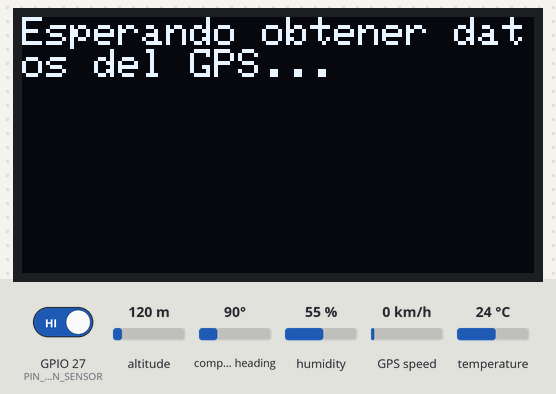
The sketch below on a simulated ESP32. Shown: 128×64 one-colour display. Inputs (shaded band) come from the test bench; at power-on: humidity 55 %, altitude 120 m, temperature 24 °C, GPS speed 0 km/h, GPIO 27 (PIN_DIGITAL_RAIN_SENSOR) HIGH, compass heading 90°. WiFi joins after 1.5 s; servers stay silent unless stated; uploads are accepted with an empty reply; the GPS gets a fix after 3 s at 37.7749, -122.4194 with 8 satellites; what the sketch prints to the serial monitor is not drawn.

Above: at 9.8 s.
9.9 s: humidity set to 22 %
At 14.0 s:
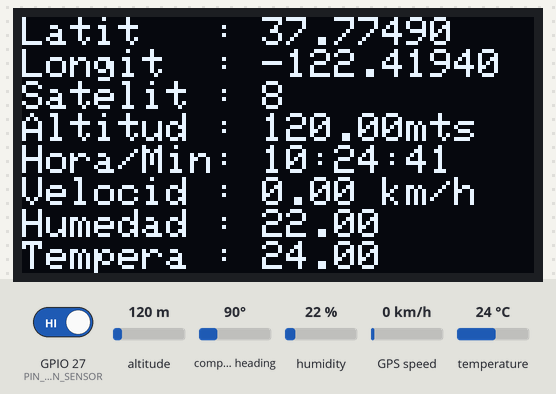
20.7 s: altitude set to 20 m
At 25.9 s:
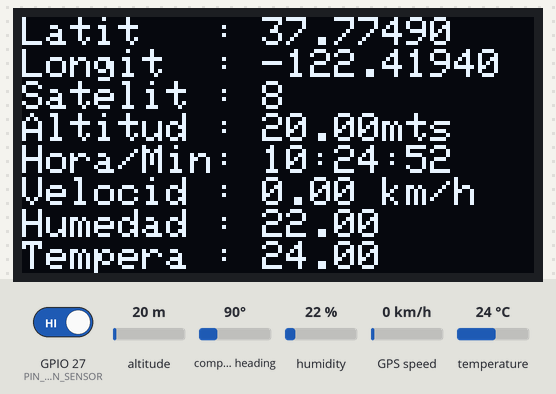
26.7 s: temperature set to 12 °C
At 32.5 s:
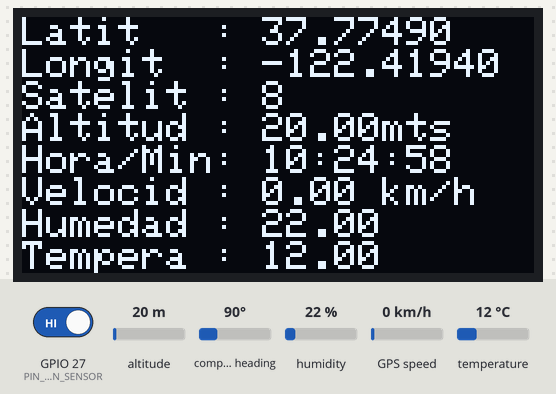
37.7 s: GPS speed set to 2 km/h
At 43.2 s:
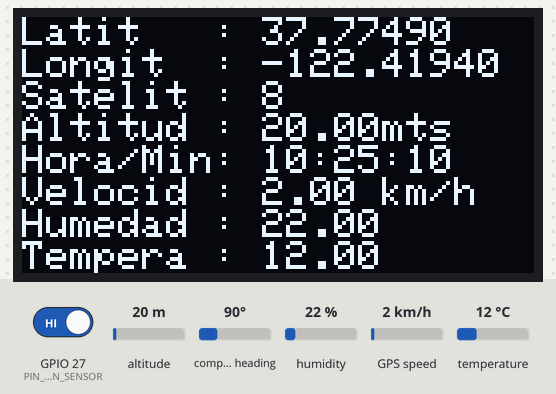
49.2 s: humidity set to 40 %
At 55.0 s:
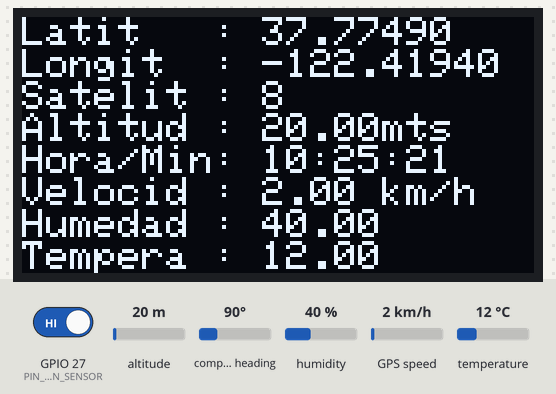
60.7 s: altitude set to 250 m
At 65.48 s:
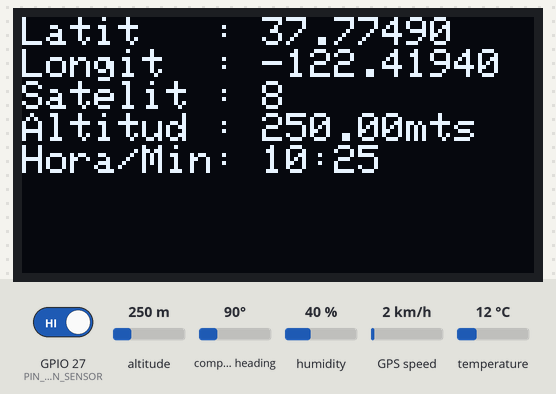
Timing chart, 0 to 67.0 s (numbered marks = the images above; inputs shaded):
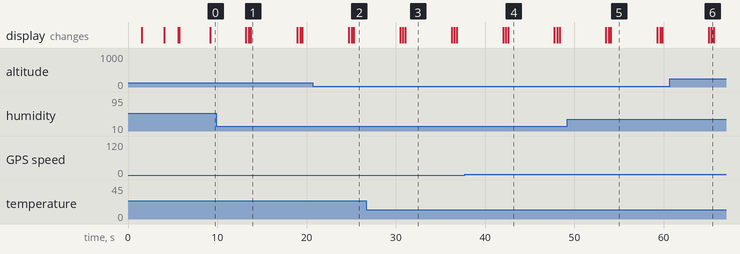

The sketch:

Recolector_Datos.ino
```cpp
// PROGRAMA EHEALTH, INTEGRA LOS SENSORES DTH22, NEO 6 Y SENSOR DE LLUVIA

//-----------------------------DECLARACIÓN DE PUERTOS Y LIBRERÍAS--------------------------------------
#include "WiFi.h"
#include "DHT.h"
#include <splash.h>
#include <Wire.h>
#include <Adafruit_GFX.h>
#include <Adafruit_SSD1306.h>
#include <TinyGPS++.h>                                  // Libreria Tiny GPS Plus para el uso del GPS Ublox Neo 6M
#include <SoftwareSerial.h>
#define DHTPIN 14                                      // El número que se le debe asignar a DHTPIN debe ser el número del pin GPIO de la tarjeta ESP32 que se utilice para conectar el sensor DHT22.
#define PIN_DIGITAL_RAIN_SENSOR 27                    //Pin asignado al sensor de lluvia
#define PinAnalogico
#define DHTTYPE DHT22                                // DHT 22  (AM2302), AM2321
#define OLED_RESET 4
Adafruit_SSD1306 display(128, 64, &Wire, OLED_RESET);

DHT dht(DHTPIN, DHTTYPE);
const char* ssid     = "VIM";                             // SSID
const char* password = "antoniamunoz";                   // Password
const char* host = "192.168.18.151";                    // Dirección IP local o remota, del Servidor Web
const int   port = 80;                                 // Puerto, HTTP es 80 por defecto, cambiar si es necesario.
const int   watchdog = 2000;                          // Frecuencia del Watchdog
unsigned long previousMillis = millis();
String estado;
int miestado;
String dato;
String cade;
String line;

static const int RXPin = 12, TXPin = 13;                // Definición de pines del GPS 2 RX y 4 TX
static const uint32_t GPSBaud = 9600;                  // Tasa de transmisión por defecto del Ublox GPS: 9600

TinyGPSPlus gps;                                       // Crea una instancia del objeto TinyGPS++ que se denomina gps
SoftwareSerial ss(RXPin, TXPin);                      // Determina la conexión serial con el GPS en los pines ya definidos, 2 y 4.

//--------------------------------------IDENTIFICADOR DE TARJETA-----------------------------------------------
int ID_TARJ = 1;                                    // Este dato identificará cual es la tarjeta que envía los datos, tener en cuenta que se tendrá más de una tarjeta.
// Se debe cambiar el dato (a 2,3,4...) cuando se grabe el programa en las demás tarjetas.

//--------------------------------------COMIENZA EL CÓDIGO-----------------------------------------------------
static void smartDelay(unsigned long ms)                // Un tipo de retraso que asegura la operación del gps
{
  unsigned long start = millis();
  do
  {
    while (ss.available())
      gps.encode(ss.read());
  } while (millis() - start < ms);
}

void setup() {
  Serial.begin(115200);
  Serial.print("Conectando a...");
  Serial.println(ssid);

  WiFi.begin(ssid, password);
  while (WiFi.status() != WL_CONNECTED) {
    delay(500);
    Serial.print(".");
  }
  dht.begin();

  Serial.println("");
  Serial.println("WiFi conectado");
  Serial.println("Dirección IP: ");
  Serial.println(WiFi.localIP());
  //---------------------------------------CODIGO OLED-----------------------------------------

  display.begin(SSD1306_SWITCHCAPVCC, 0x3C); //or 0x3C
  display.clearDisplay();                               // Borra lo presentado en el display OLED
  display.setTextSize(1);                               // Fija el tamaño del texto en el display OLED
  display.setTextColor(WHITE);                          // Fija el color del texto
  display.setCursor(0, 0);                              // Fija el cursor en la posición 0,0 del display
  display.println("Localizacion por GPS");
  display.println(TinyGPSPlus::libraryVersion());
  // Actualiza el display, para que lo que se ha enviado hasta el momento, después de borrar, se presente en pantalla.
  delay(2500);                                          // Pausa de 2,5 segundos, para poder ver lo presentado en pantalla
  display.clearDisplay();                                      // Borra lo presentado en el display OLED
  display.setCursor(0, 0);                              // Fija el cursor en la posición 0,0 del display
  display.println("Conectando a...");
  display.display();
  display.println(ssid);
  display.display();
  // Actualiza el display, para que lo que se ha enviado hasta el momento, después de borrar, se presente en pantalla.
  delay(1500);                                          // Pausa de 1,5 segundos, para poder ver lo presentado en pantalla
  WiFi.begin(ssid, password);                           // Inicializa la conexión WiFi de la tarjeta ESP8266 12E
  display.clearDisplay();                                      // Borra lo presentado en el display OLED
  display.setCursor(0, 0);                              // Fija el cursor en la posición 0,0 del display
  display.print("Esperando conexion WiFi");
  display.display();
  // Actualiza el display, para que lo que se ha enviado hasta el momento, después de borrar, se presente en pantalla.
  while (WiFi.status() != WL_CONNECTED) {               // Espera a que se establezca la conexión con el WiFi, mientras tanto va presentando "puntos", hasta que se conecte.
    display.print(".");
    display.display();                                  // Actualiza el display, para que se vayan presentado los "puntos" de espera en pantalla.
    delay(500);
  }
  display.setCursor(0, 0);                              // Fija el cursor en la posición 0,0 del display
  display.clearDisplay();                                      // Borra lo presentado en el display OLED
  display.println("");
  display.display();
  display.println("WiFi conectado");
  display.display();
  display.println("Direccion IP: ");
  display.display();
  display.println(WiFi.localIP());                      // Envía al display la IP asignada
  display.display();
  // Actualiza el display, para que lo que se ha enviado hasta el momento, se presente en pantalla.
  delay(2000);                                          // Pausa de 2 segundos, para poder ver lo presentado en pantalla
  ss.begin(GPSBaud);                                    // Fija la velocidad del Puerto serial creado a 9600
}

void loop() {
  unsigned long currentMillis = millis();

 //---------------------------------------CODIGO DTH-----------------------------------------
  // Reading temperature or humidity takes about 250 milliseconds!
  // Sensor readings may also be up to 2 seconds 'old' (its a very slow sensor)
  float h = dht.readHumidity();
  // Read temperature as Celsius (the default)
  float t = dht.readTemperature();
  // Sensor detecta presencia de lluvia
  boolean l = digitalRead(PIN_DIGITAL_RAIN_SENSOR);

  Serial.print("Humidity: ");
  Serial.print(h);
  Serial.print(" %\t");
  Serial.print("Temperature: ");
  Serial.print(t);
  Serial.print(" *C ");
  Serial.print("Lluvia:  ");
  Serial.print(l);


  if ( currentMillis - previousMillis > watchdog ) {
    previousMillis = currentMillis;
    WiFiClient client;

    if (!client.connect(host, port)) {
      Serial.println("Conexión falló...");
      return;
    }
//---------------------------------------CODIGO VERIFICACIÓN DE ESTADO-----------------------------------------
String url2 = "/ehealth/procesos/validar_estado.php?id_tarj=";
      url2 += ID_TARJ;
      // Envío de la solicitud al Servidor
      client.print(String("GET ") + url2 + " HTTP/1.1\r\n" +
                   "Host: " + host + "\r\n" +
                   "Connection: close\r\n\r\n");
      unsigned long timeout = millis();
      while (client.available() == 0) {
        if (millis() - timeout > 5000) {
          Serial.println(">>> Superado tiempo de espera 1!");
          return;
        }
      }

      // Lee respuesta del servidor
      while (client.available()) {
        line = client.readStringUntil('\r');
        Serial.print(line);
      }
      int longitud = line.length();
      int longitud_f = longitud;
      longitud = longitud - 1;

      estado = line;
      cade = "Dato recibido es...";
      cade += estado;
      Serial.print(cade);


      char cadena[estado.length() + 1];
      estado.toCharArray(cadena, estado.length() + 1);
      miestado = atoi(cadena);

    if (!client.connect(host, port)) {
      Serial.println("Conexión falló...");
      return;
    }
//---------------------------------------CODIGO GPS-----------------------------------------
    double lati;
    double longi;
    display.clearDisplay();
    display.setCursor(0, 0);
    lati = gps.location.lat();                            // Obtiene el valor de latitud del GPS.
    int lat_entero;                                       // Las siguientes lineas son para almacenar en una variable el componente entero y en otra variable el componente decimal de la latitud
    int lat_decimal;                                      // para unirlos posteriormente, ya que si se deja todo en una sola variable, lo deja por defecto en dos decimales, lo cual no es suficiente
    int lat_entero_abs;                                   // para obtener una buena ubicación en un mapa. También se maneja una variable para valor absoluto, en casos de valores negativos.
    lat_entero = int(lati);
    lat_entero_abs = abs(lat_entero);
    lat_decimal = int((abs(lati) - lat_entero_abs) * 100000);
    if (lat_entero == 0)                                  // Se coloca éste condicional para que cuando el GPS apenas ha iniciado, no envíe valores de ubicación con 0, a la base de datos
    {
      display.print("Esperando obtener datos del GPS...");  // en caso de que los valores recibidos del GPS de latitud sean 0, presenta en pantalla que está esperando obtener datos del GPS.
      display.display();                                    // Actualiza el display para mostrar el mensaje.
      delay (1000);
      display.clearDisplay();
      // Actualiza el display para mostrar la pantalla limpia.
      delay (1000);
    }
    else
    {
      display.print("Latit   : ");                         // Envía a la pantalla (sin presentarlo aún, porque no hay update) el valor de latitud medido por el GPS.
      display.display();
      display.println(lati, 5);
      display.display();
      display.print("Longit  : ");
      display.display();
      longi = gps.location.lng();                          // Obtiene el valor de longitud del GPS.
      int lon_entero;                                      // Las siguientes lineas son para almacenar en una variable el componente entero y en otra variable el componente decimal de la longitud
      int lon_decimal;                                     // para unirlos posteriormente, ya que si se deja todo en una sola variable, lo deja por defecto en dos decimales, lo cual no es suficiente
      int lon_entero_abs;                                  // para obtener una buena ubicación en un mapa. También se maneja una variable para valor absoluto, en casos de valores negativos.
      lon_entero = int(longi);
      lon_entero_abs = abs(lon_entero);
      lon_decimal = int((abs(longi) - lon_entero_abs) * 100000);
      display.println(longi, 5);
      display.display();
      display.print("Satelit : ");                         // Envía a la pantalla (sin presentarlo aún, porque no hay update) el valor del # de satelites medido por el GPS.
      display.display();
      display.println(gps.satellites.value());
      display.display();
      display.print("Altitud : ");                         // Envía a la pantalla (sin presentarlo aún, porque no hay update) el valor de altitud en metros, medido por el GPS.
      display.display();
      display.print(gps.altitude.meters());
      display.display();
      display.println("mts");
      display.display();
      display.print("Hora/Min: ");                         // Envía a la pantalla (sin presentarlo aún, porque no hay update) el valor de hora, minutos y segundos, medido por el GPS.
      display.display();
      display.print(gps.time.hour());
      display.display();
      display.print(":");
      display.display();
      display.print(gps.time.minute());
      display.display();
      display.print(":");
      display.display();
      display.println(gps.time.second());
      display.display();
      display.print("Velocid : ");
      display.display();
      display.print(gps.speed.kmph());                     // Envía a la pantalla (sin presentarlo aún, porque no hay update) el valor de velocidad, calculado por el GPS.
      display.display();
      display.println(" km/h");
      display.display();
      display.print("Humedad : ");
      display.display();
      display.print(h);                                   // Envía a la pantalla el valor de la humedad
      display.display();
      display.print("      ");
      display.display();
      display.print("Tempera : ");
      display.display();
      display.print(t);                                   // Envía a la pantalla el valor de la temperatura
      display.display();

      // Actualiza la pantalla para mostrar lo que se ha enviado hasta el momento y presenta un retardo, para poder visualizarlo.
      delay(3000);

      if (!client.connect(host, port)) {
        Serial.print(line);
        display.setCursor(0, 0);                           // Si hay error en la conexión con el servidor web, se presenta un error de conexión fallida.
        display.clearDisplay();
        display.println("Conex. fallida al servidor...");
        display.display();
        delay(1000);
        return;
      }
 //---------------------------------------CODIGO SI EL ESTADO ES ACTIVO-----------------------------------------
      if (miestado == 1) {
        Serial.println("El estado es activo");
        String url = "/ehealth/procesos/nuevo_registro.php?humedad="; //URL ARCHIVO PHP
        url += h;
        url += "&temperatura=";
        url += t;
        url += "&ID_TARJ=";
        url += ID_TARJ;
        url += "&lluvia=";
        url += !l;
        url += "&latitud=";
        url += lat_entero;
        url += ".";
        url += lat_decimal;
        url += "&longitud=";
        url += lon_entero;
        url += ".";
        url += lon_decimal;
        url += "&velocidad=";
        url += gps.speed.kmph();
        url += "&altitud=";
        url += gps.altitude.meters();


        // Envío de la solicitud al Servidor
        client.print(String("GET ") + url + " HTTP/1.1\r\n" +
                     "Host: " + host + "\r\n" +
                     "Connection: close\r\n\r\n");

          unsigned long timeout2 = millis();
          while (client.available() == 0) {
          if (millis() - timeout2 > 5000) {
            Serial.println(">>> Superado tiempo de espera!");
            client.stop();
            return;
          }
          }


        // Lee respuesta del servidor
        while (client.available()) {
          line = client.readStringUntil('\r'&'\n');
          Serial.print(line);
        }

        Serial.print("Dato ENVIADO");
        display.clearDisplay();
        display.setCursor(0, 0);
        display.print("Dato enviado...");
        display.display();
        delay(4000);
      }

 //---------------------------------------CODIGO SI EL ESTADO ES INACTIVO-----------------------------------------
      else {
        Serial.println("El estado es inactivo");
      }

    }
  }
    smartDelay(500);                                      // Ejecuta un retardo especial, para saber si hay o no respuesta del GPS.
    if (millis() > 5000 && gps.charsProcessed() < 10) {
      display.println(F("No GPS data received: check wiring"));
      display.display();
    }  // finaliza función loop
  }
```

Measured:
- what the display in image 1 shows lasts 5.2 s, from 13.8 s to 19.0 s
